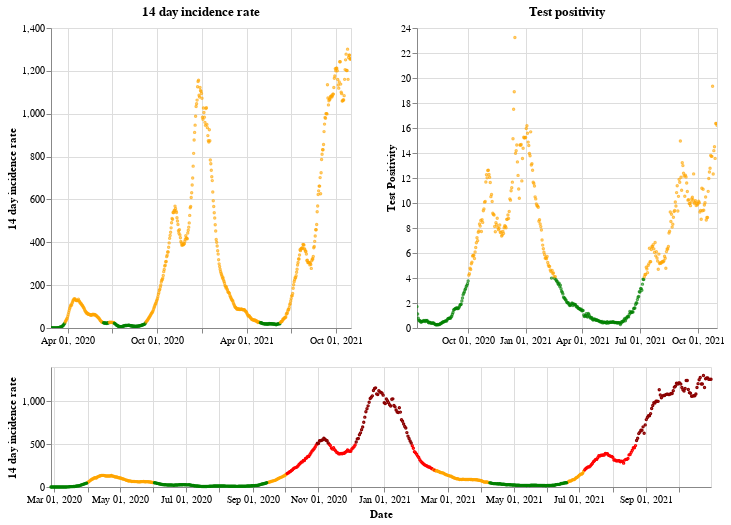

The cell this chart's notebook holds for it:
### Markdown cell above
## Wales

### Code cell
plot_traffic_light('Wales')

### Figure 1 — Vega-Lite specification as saved in the notebook (floating-point values rounded to 4 significant figures; data arrays with more than 128 entries replaced by an {"elided": "..."} marker saying what was removed)
{"config": {"view": {"continuousWidth": 400, "continuousHeight": 300}}, "vconcat": [{"hconcat": [{"mark": {"type": "point", "size": 2}, "encoding": {"color": {"condition": {"value": "green", "test": "(datum.twoWeeklyCasesRate <= 25)"}, "value": "orange"}, "tooltip": [{"type": "nominal", "field": "areaName"}, {"type": "temporal", "field": "date"}, {"type": "quantitative", "field": "twoWeeklyCasesRate"}, {"type": "quantitative", "field": "testPositivity"}], "x": {"type": "temporal", "axis": {"title": ""}, "field": "date", "scale": {"domain": {"selection": "DateBrush"}}, "timeUnit": "yearmonthdate"}, "y": {"type": "quantitative", "axis": {"title": "14 day incidence rate"}, "field": "twoWeeklyCasesRate"}}, "title": "14 day incidence rate", "width": 300}, {"mark": {"type": "point", "size": 2}, "encoding": {"color": {"condition": {"value": "green", "test": "(datum.testPositivity <= 4)"}, "value": "orange"}, "tooltip": [{"type": "nominal", "field": "areaName"}, {"type": "temporal", "field": "date"}, {"type": "quantitative", "field": "twoWeeklyCasesRate"}, {"type": "quantitative", "field": "testPositivity"}], "x": {"type": "temporal", "axis": {"title": ""}, "field": "date", "scale": {"domain": {"selection": "DateBrush"}}, "timeUnit": "yearmonthdate"}, "y": {"type": "quantitative", "axis": {"title": "Test Positivity"}, "field": "testPositivity"}}, "title": "Test positivity", "width": 300}]}, {"layer": [{"mark": {"type": "point", "size": 2}, "encoding": {"color": {"condition": {"value": "orange", "test": "(((datum.testPositivity < 4) && (datum.twoWeeklyCasesRate >= 50)) && (datum.twoWeeklyCasesRate < 200))"}, "value": "red"}, "opacity": {"condition": {"value": 1, "test": "((datum.twoWeeklyCasesRate >= 50) && (datum.twoWeeklyCasesRate < 500))"}, "value": 0}, "tooltip": [{"type": "nominal", "field": "areaName"}, {"type": "temporal", "field": "date"}, {"type": "quantitative", "field": "twoWeeklyCasesRate"}, {"type": "quantitative", "field": "testPositivity"}], "x": {"type": "temporal", "axis": {"title": "Date"}, "field": "date", "timeUnit": "yearmonthdate"}, "y": {"type": "quantitative", "axis": {"title": "14 day incidence rate"}, "field": "twoWeeklyCasesRate"}}, "selection": {"DateBrush": {"type": "interval", "encodings": ["x"], "fields": ["Time"]}}}, {"mark": {"type": "point", "size": 2}, "encoding": {"color": {"value": "darkred"}, "opacity": {"condition": {"value": 1, "test": "(datum.twoWeeklyCasesRate >= 500)"}, "value": 0}, "tooltip": [{"type": "nominal", "field": "areaName"}, {"type": "temporal", "field": "date"}, {"type": "quantitative", "field": "twoWeeklyCasesRate"}, {"type": "quantitative", "field": "testPositivity"}], "x": {"type": "temporal", "axis": {"title": "Date"}, "field": "date", "timeUnit": "yearmonthdate"}, "y": {"type": "quantitative", "axis": {"title": "14 day incidence rate"}, "field": "twoWeeklyCasesRate"}}}, {"mark": {"type": "point", "size": 2}, "encoding": {"color": {"condition": {"value": "green", "test": "((datum.testPositivity < 4) && (datum.twoWeeklyCasesRate < 50))"}, "value": "orange"}, "opacity": {"condition": {"value": 1, "test": "(datum.twoWeeklyCasesRate < 50)"}, "value": 0}, "tooltip": [{"type": "nominal", "field": "areaName"}, {"type": "temporal", "field": "date"}, {"type": "quantitative", "field": "twoWeeklyCasesRate"}, {"type": "quantitative", "field": "testPositivity"}], "x": {"type": "temporal", "axis": {"title": "Date"}, "field": "date", "timeUnit": "yearmonthdate"}, "y": {"type": "quantitative", "axis": {"title": "14 day incidence rate"}, "field": "twoWeeklyCasesRate"}}}], "height": 120, "width": 660}], "data": {"name": "data-417e760f7b07487ac2e5e5419cc373ee"}, "$schema": "https://vega.github.io/schema/vega-lite/v4.8.1.json", "datasets": {"data-417e760f7b07487ac2e5e5419cc373ee": {"elided": "613 records"}}}
